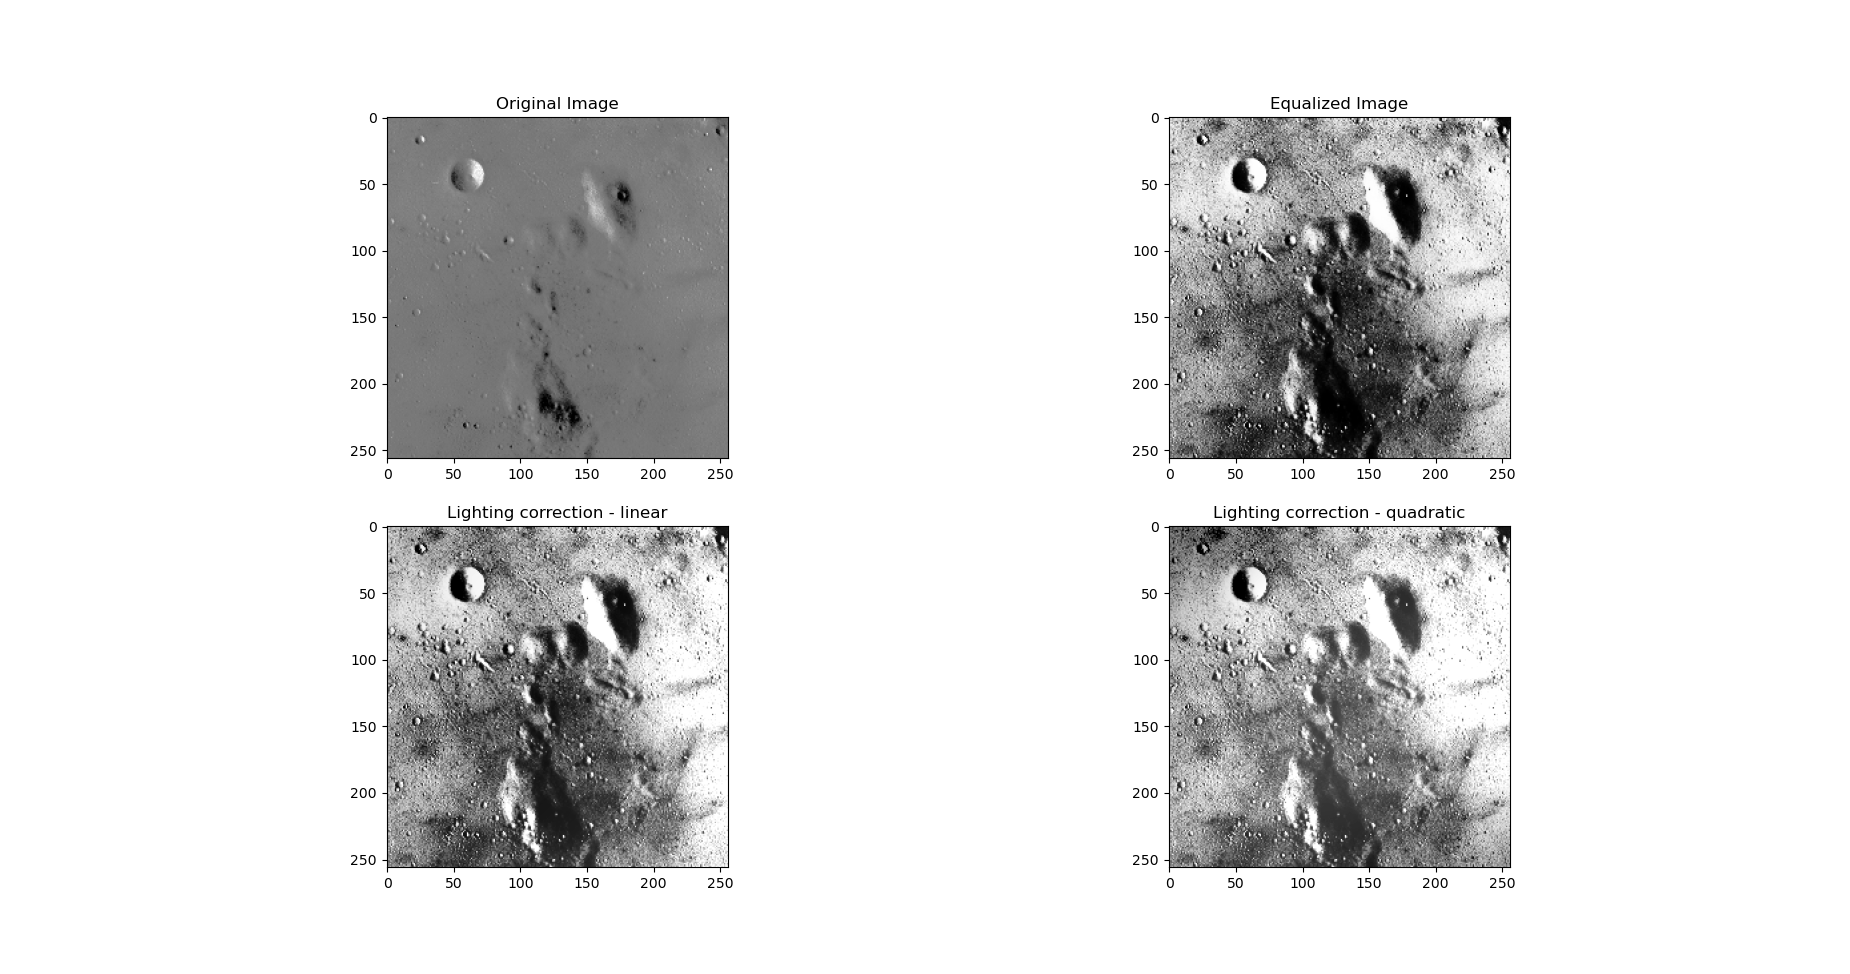

The script that drew this image:
import cv2
import matplotlib.pyplot as plt
import numpy as np

def HistoEqualization(image):
    histogram = np.zeros(256)
    for i in range(image.shape[0]):
        for j in range(image.shape[1]):
            histogram[image[i][j]]+=1
    for i in range(len(histogram)):
        histogram[i] /= 65536

    cdf_m = histogram.cumsum()

    cdf = (cdf_m - cdf_m.min())*255/(cdf_m.max()-cdf_m.min())
    cdf = cdf.astype('uint8')
    img2 = cdf[image]

    print(img2)

    histogram2 = np.zeros(256)
    for i in range(img2.shape[0]):
        for j in range(img2.shape[1]):
            histogram2[img2[i][j]]+=1
    for i in range(len(histogram2)):
        histogram2[i] /= 65536

    return img2

def lighting_correction_linear(image):
    img = np.zeros([image.shape[0], image.shape[1]])
    A = np.ones([image.shape[0],3])
    for j in range(image.shape[0]):
        A[j][0] = j
        A[j][1] = j

    intensity = np.zeros(image.shape[0])
    mean_intensity = np.mean(image)

    for i in range(image.shape[0]):
        intensity[i] = image[i][i]/256

    res = np.dot(np.linalg.pinv(A), intensity)

    for i in range(image.shape[0]):
        for j in range(image.shape[1]):
            img[i][j] = image[i][j] - (res[0] * i + res[1] * j + res[2]) * 255 + mean_intensity

    img = np.clip(img, 0, 255).astype(np.uint8)
    return img

def lighting_correction_quadratic(image):
    img = np.zeros([image.shape[0], image.shape[1]])
    A = np.ones([image.shape[1],6])
    for j in range(image.shape[1]):
        A[j][0] = j * j
        A[j][1] = j * j
        A[j][2] = j * j
        A[j][3] = j
        A[j][4] = j

    intensity = np.zeros(image.shape[0])
    mean_intensity = np.mean(image)

    for i in range(image.shape[0]):
        intensity[i] = image[i][i]/256

    res = np.dot(np.linalg.pinv(A), intensity)

    for i in range(image.shape[0]):
        for j in range(image.shape[1]):
            img[i][j] = image[i][j] - (res[0] * i*i + res[1] * j*j + res[2] * j*i + res[3]*i + res[4]*j + res[5]) * 255 + mean_intensity

    img = np.clip(img, 0, 255).astype(np.uint8)
    return img

def main():

    # Load the image
    image = cv2.imread('/home/jihai/MSAI495/MP3/moon.bmp')

    # Convert the image to grayscale
    gray_image = cv2.cvtColor(image, cv2.COLOR_BGR2GRAY)
    
    img_euqalized = HistoEqualization(gray_image)
    # print(img_euqalized)

    linear_fit = lighting_correction_linear(img_euqalized)

    quadratic_fit = lighting_correction_quadratic(img_euqalized)

    # Plot the histogram
    plt.subplot(2, 2, 1)
    plt.imshow(gray_image, cmap='gray')
    plt.title('Original Image')
    plt.subplot(2, 2, 2)
    plt.imshow(img_euqalized, cmap='gray')
    plt.title('Equalized Image')
    plt.subplot(2, 2, 3)
    plt.imshow(linear_fit, cmap='gray')
    plt.title('Lighting correction - linear')
    plt.subplot(2, 2, 4)
    plt.imshow(quadratic_fit, cmap='gray')
    plt.title('Lighting correction - quadratic')

    plt.show()

if __name__=='__main__':
    main()
